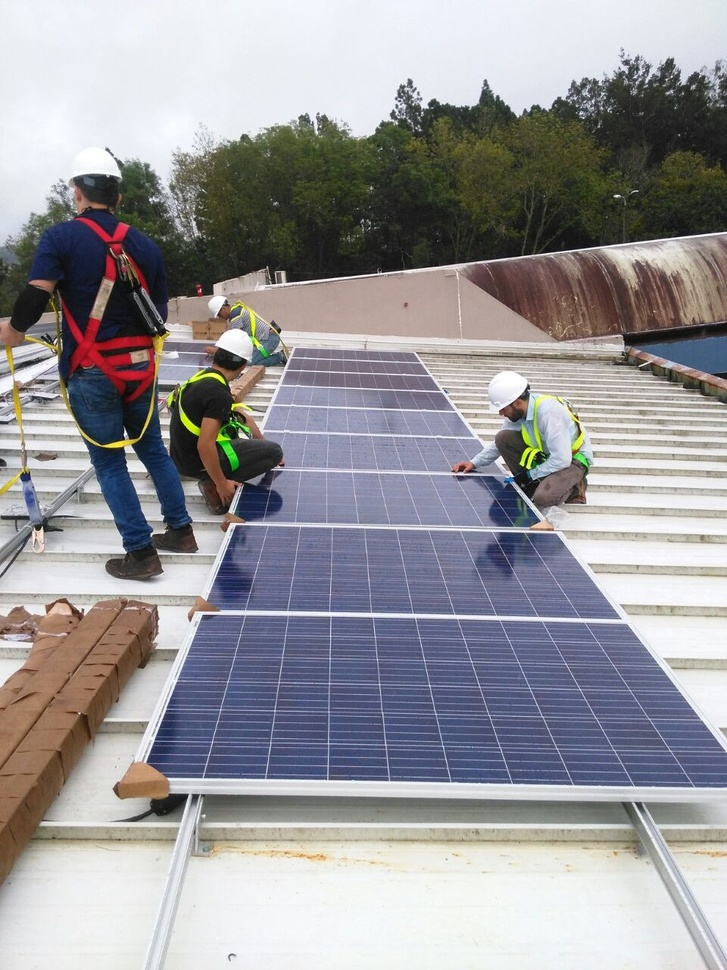
#> input picture vis_algorithms/FAST/image5.jpeg, 727 x 970 px, shrunk from 960 x 1280 before the run
$ python example_fast.py
#> lines starting #> are read from the running program, lines starting #| are printed output that depends on the picture
import numpy as np
import cv2
from matplotlib import pyplot as plt
img = cv2.imread('image5.jpeg',0)
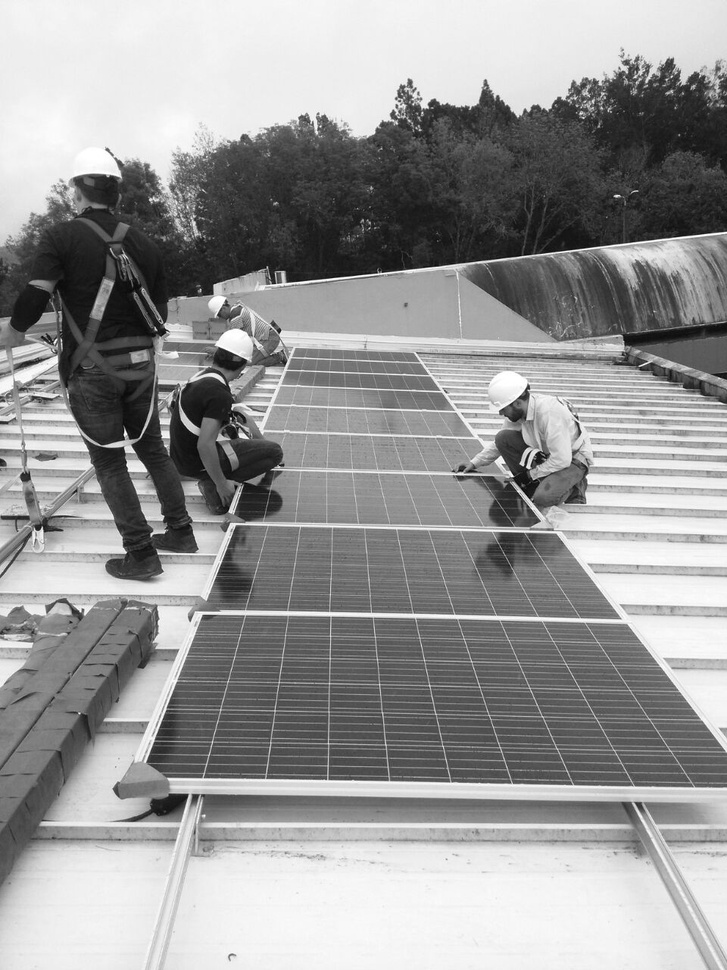
#> img: shape (970, 727); min 1, max 255, mean 151.3
# Initiate FAST object with default values
fast = cv2.FastFeatureDetector_create()
# find and draw the keypoints
kp = fast.detect(img,None)
#> kp = 12733 keypoints; strongest (x, y, size): (163, 516, 7), (272, 469, 7), (230, 418, 7), (522, 464, 7)
img2 = cv2.drawKeypoints(img, kp, None, color=(255,0,0))
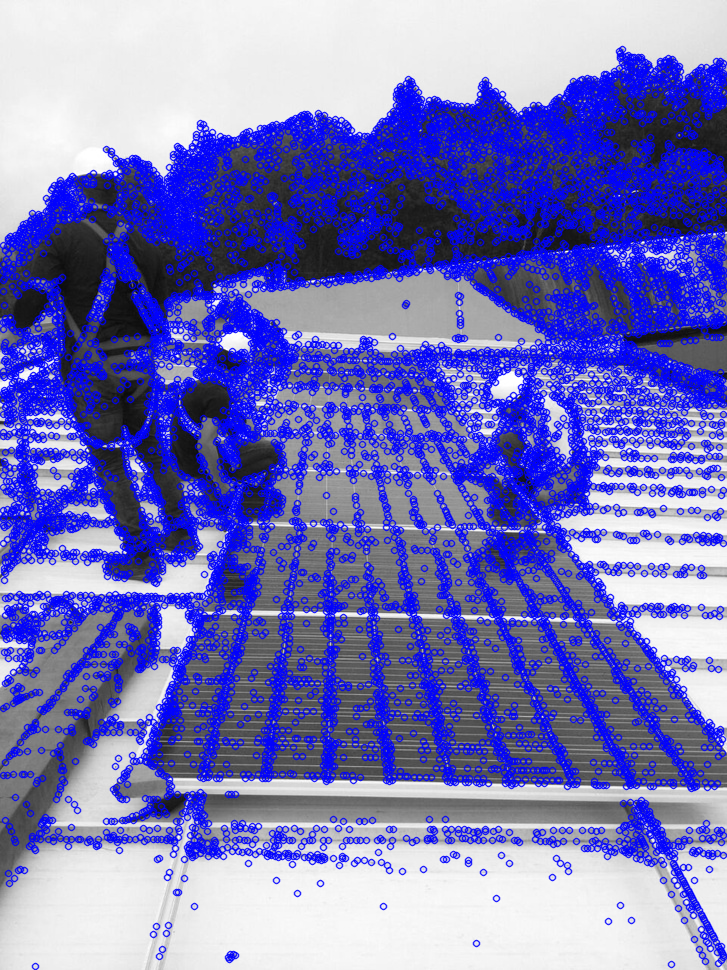
#> img2: shape (970, 727, 3); mean of channels 0, 1, 2 188.7, 116.7, 116.7; drawn as B, G, R
# Print all default params
print ("Threshold: ", fast.getThreshold())
print ("nonmaxSuppression: ", fast.getNonmaxSuppression())
print ("neighborhood: ", fast.getType())
print ("Total Keypoints with nonmaxSuppression: ", len(kp))
#| Total Keypoints with nonmaxSuppression:  12733
cv2.imwrite('fast_true2.png',img2)
# Disable nonmaxSuppression
fast.setNonmaxSuppression(0)
kp = fast.detect(img,None)
#> kp = 40730 keypoints; strongest (x, y, size): (621, 46, 7), (620, 47, 7), (621, 47, 7), (622, 47, 7)
print ("Total Keypoints without nonmaxSuppression: ", len(kp))
#| Total Keypoints without nonmaxSuppression:  40730
img3 = cv2.drawKeypoints(img, kp, None, color=(255,0,0))
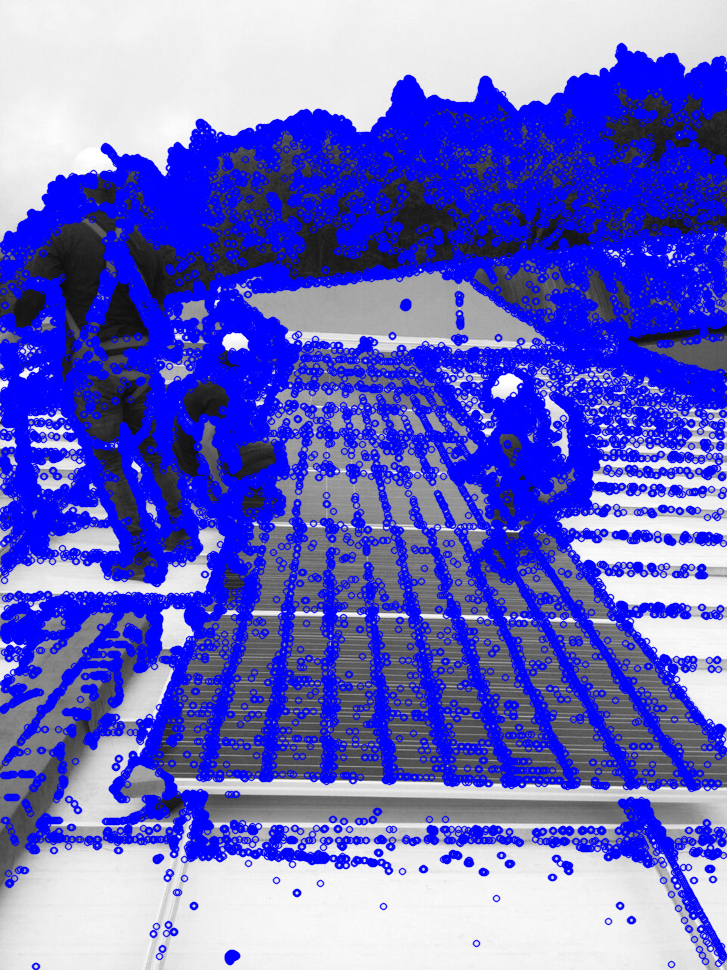
#> img3: shape (970, 727, 3); mean of channels 0, 1, 2 202.6, 103.1, 103.1; drawn as B, G, R
cv2.imwrite('fast_false2.png',img3)

$ run again, with vis_algorithms/FAST/image2.png saved as vis_algorithms/FAST/image5.jpeg
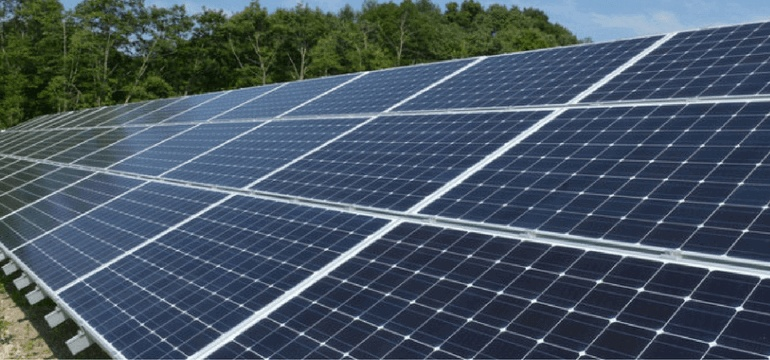
#> input picture vis_algorithms/FAST/image2.png, 770 x 360 px
#> `kp = fast.detect(img,None)`: kp = 8827 keypoints; strongest (x, y, size): (526, 268, 7), (757, 164, 7), (241, 305, 7), (406, 338, 7)
#> `img2 = cv2.drawKeypoints(img, kp, None, color=(255,0,0))`:
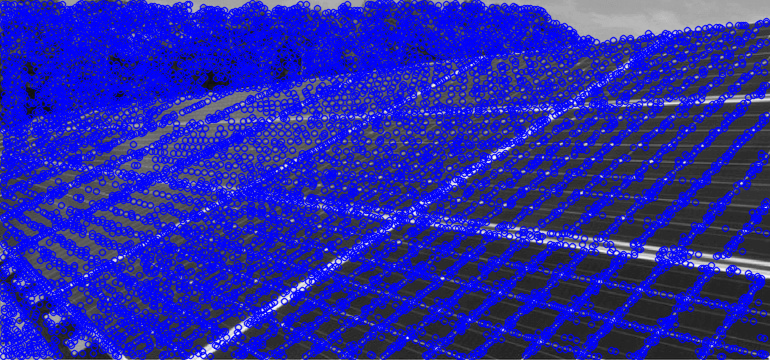
#> img2: shape (360, 770, 3); mean of channels 0, 1, 2 164.6, 40.6, 40.6; drawn as B, G, R
#| Total Keypoints with nonmaxSuppression:  8827
#> `kp = fast.detect(img,None)`: kp = 29560 keypoints; strongest (x, y, size): (12, 3, 7), (13, 3, 7), (14, 3, 7), (15, 3, 7)
#| Total Keypoints without nonmaxSuppression:  29560
#> `img3 = cv2.drawKeypoints(img, kp, None, color=(255,0,0))`:
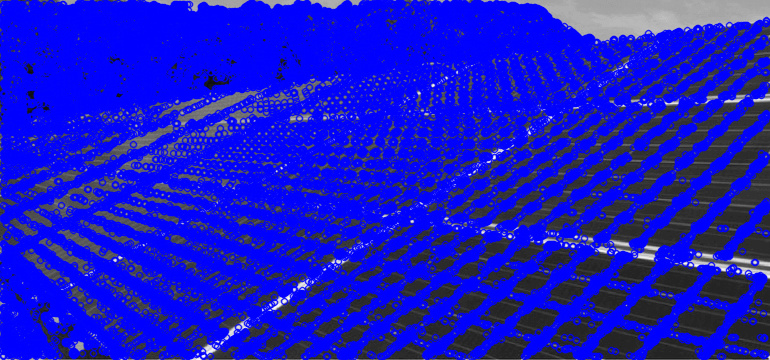
#> img3: shape (360, 770, 3); mean of channels 0, 1, 2 196.3, 24.6, 24.6; drawn as B, G, R
